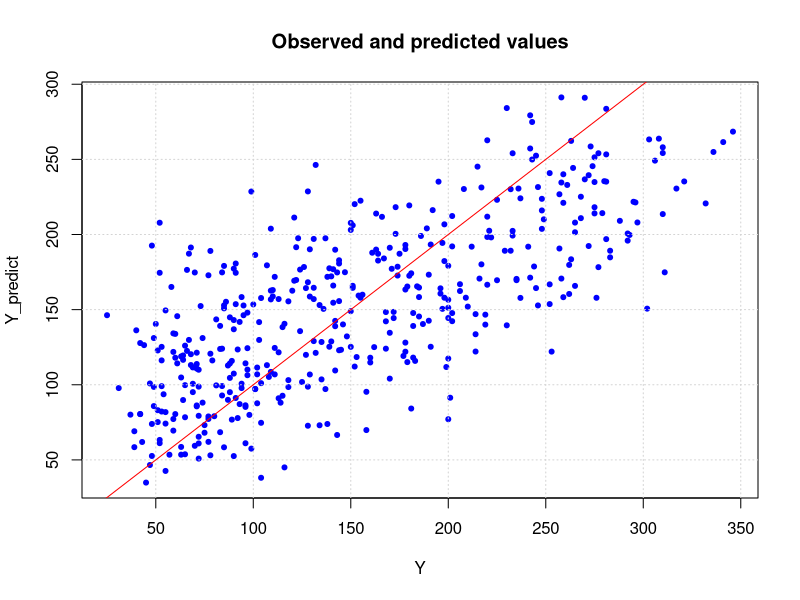
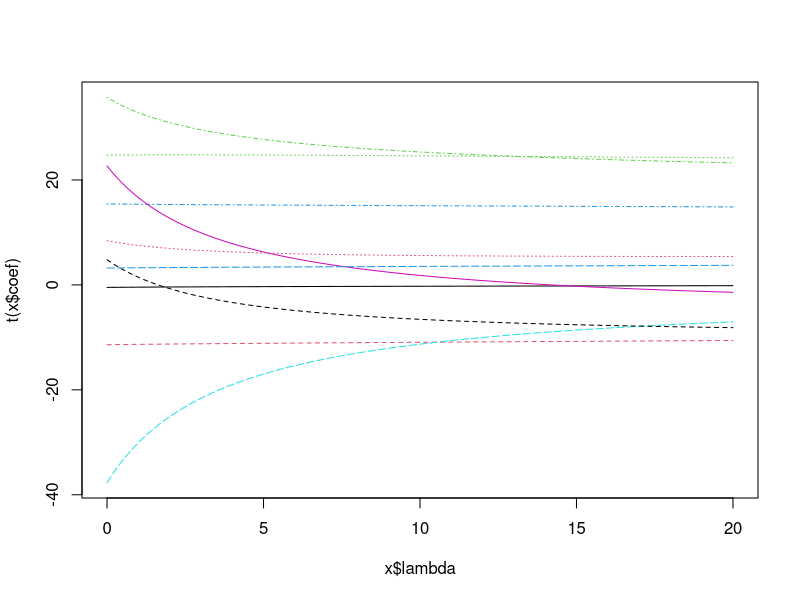
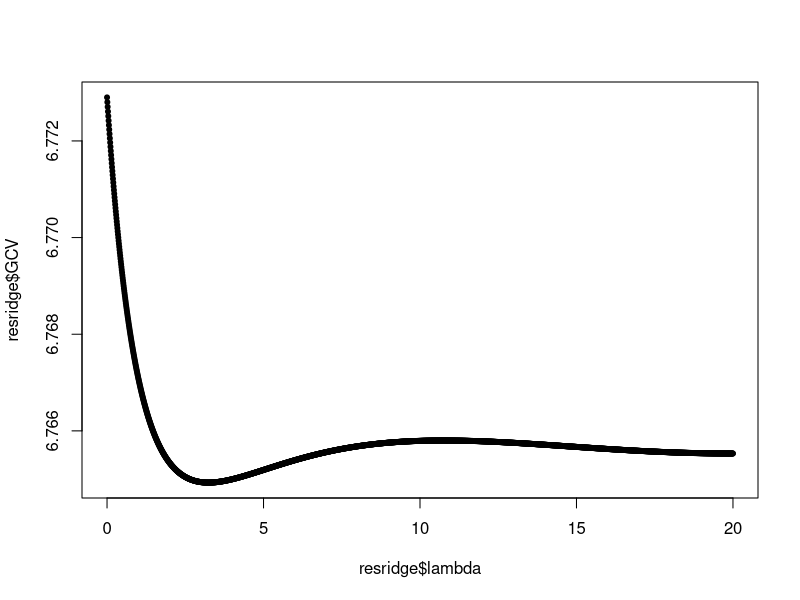
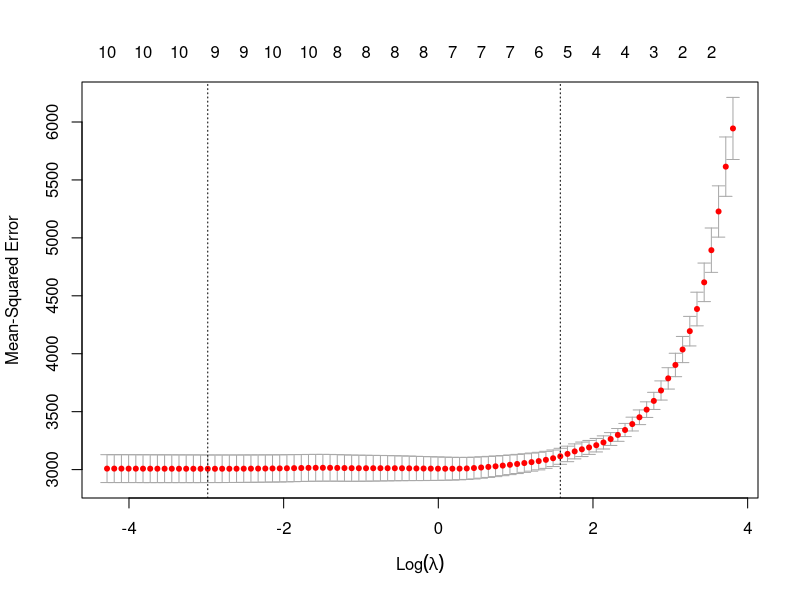

Write R code to recreate these figures, in order.
## ---- chunk 1
rm(list=ls()); graphics.off()
## ---- chunk 2
tab <- read.table("diabetes.txt", header=TRUE, sep="\t")
X <- tab[, 1:10]
Y <- tab[, 11]
head(tab)
## ---- chunk 3
reg <- lm(Y~., data=tab)
summary(reg)
## ---- chunk 4
Y_predict <- predict(reg, tab)

plot(Y, Y_predict, col="blue", pch=20, 
     main="Observed and predicted values")
grid()
abline(a=0, b=1, col="red")
## ---- chunk 5
regforward <- step(lm(Y~1, data=tab), list(upper=reg), direction="forward")
## ---- chunk 6
summary(regforward)
## ---- chunk 7
library(MASS)
resridge <- lm.ridge(Y~., data=tab, lambda=seq(0,20,0.01))
## ---- chunk 8
plot(resridge)
## ---- chunk 9
plot(resridge$lambda, resridge$GCV, pch=20)
best_ridge_lambda <- as.numeric(names(which.min(resridge$GCV)))
print(paste("Best lambda:", best_ridge_lambda))
## ---- chunk 10
best_resridge <- lm.ridge(Y~., data=tab, lambda=best_ridge_lambda)
## ---- chunk 11
best_resridge$coef
## ---- chunk 12
best_coefridge <- coef(best_resridge)
best_coefridge
## ---- chunk 13
Y_ridge <- cbind(matrix(1, nrow=dim(X)[1], ncol=1), as.matrix(X)) %*% as.vector(best_coefridge)
TSS <- sum((Y-mean(Y))^2)
RSS <- sum((Y-Y_ridge)^2)
R_squared_ridge <- 1-(RSS/TSS)
print(paste("R-squared of Ridge regression model:", R_squared_ridge))
## ---- chunk 14
library(glmnet)

cv_lasso <- cv.glmnet(as.matrix(X), Y, alpha=1)    # 10 folds default
plot(cv_lasso)

best_lasso_lambda <- cv_lasso$lambda.min
print(paste("Best lambda:", best_lasso_lambda))
## ---- chunk 15
best_reslasso <- glmnet(as.matrix(X), Y, alpha=1, lambda=best_lasso_lambda)
## ---- chunk 16
coef(best_reslasso)
## ---- chunk 17
best_reslasso$dev.ratio
